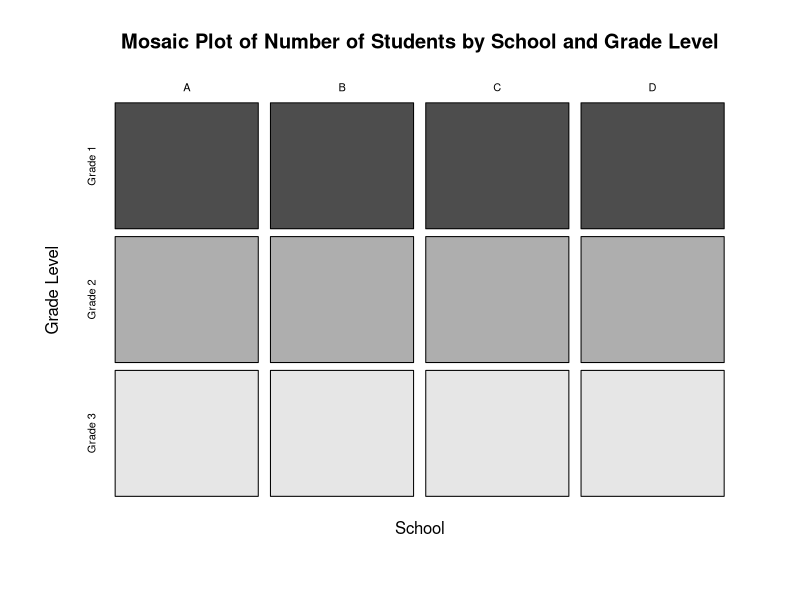
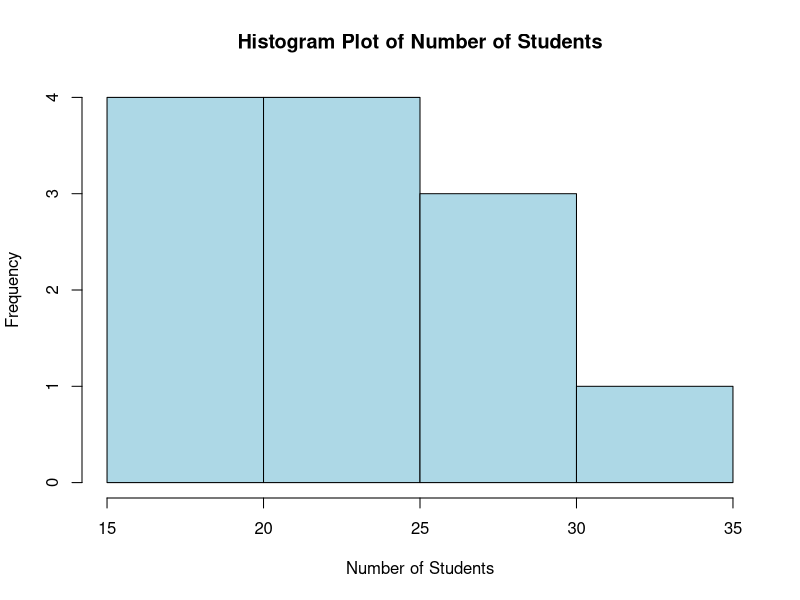
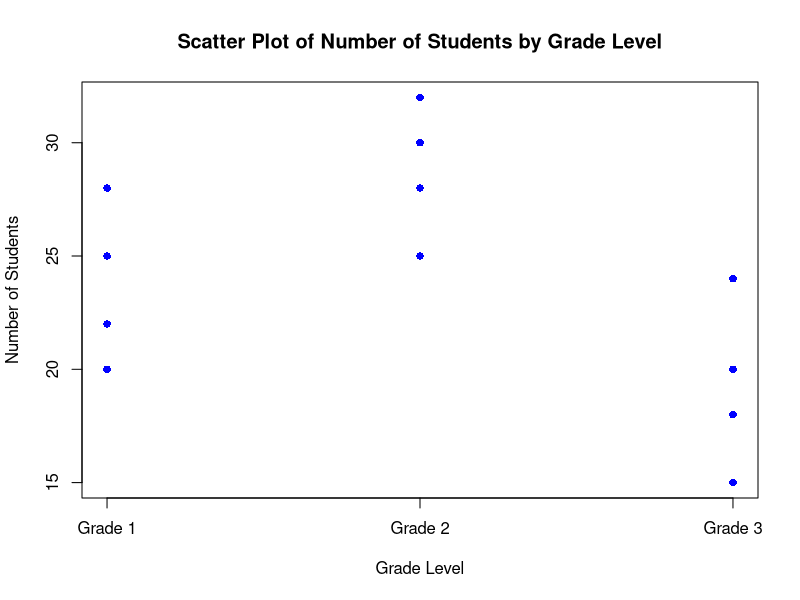
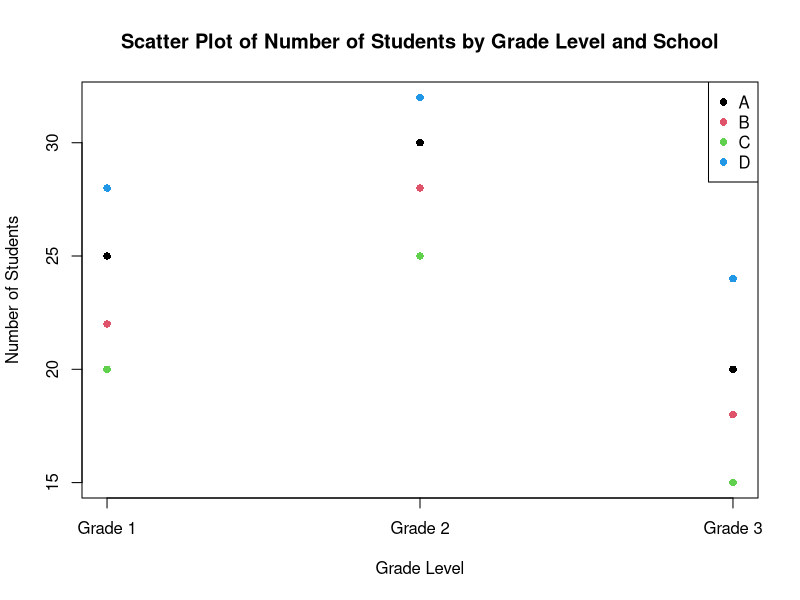

Reproduce these figures in R, in order.
# Create the dataset
data <- data.frame(
  SCHOOL = c("A", "A", "A", "B", "B", "B", "C", "C", "C", "D", "D", "D"),
  GRADE_LEVEL = c("Grade 1", "Grade 2", "Grade 3", "Grade 1", "Grade 2", "Grade 3",
                  "Grade 1", "Grade 2", "Grade 3", "Grade 1", "Grade 2", "Grade 3"),
  NUMBER_OF_STUDENTS = c(25, 30, 20, 22, 28, 18, 20, 25, 15, 28, 32, 24)
)

# Mosaic Plot
mosaicplot(table(data$SCHOOL, data$GRADE_LEVEL),
           main = "Mosaic Plot of Number of Students by School and Grade Level",
           xlab = "School",
           ylab = "Grade Level",
           color = TRUE)

# Histogram Plot
hist(data$NUMBER_OF_STUDENTS,
     main = "Histogram Plot of Number of Students",
     xlab = "Number of Students",
     ylab = "Frequency",
     col = "lightblue",
     border = "black")

# Scatter Plot
plot(as.numeric(as.factor(data$GRADE_LEVEL)), data$NUMBER_OF_STUDENTS,
     main = "Scatter Plot of Number of Students by Grade Level",
     xlab = "Grade Level",
     ylab = "Number of Students",
     col = "blue",
     pch = 16,
     xaxt = "n")
axis(1, at = 1:3, labels = levels(as.factor(data$GRADE_LEVEL)))

# Optional: Scatter Plot with School differentiation
plot(as.numeric(as.factor(data$GRADE_LEVEL)), data$NUMBER_OF_STUDENTS,
     main = "Scatter Plot of Number of Students by Grade Level and School",
     xlab = "Grade Level",
     ylab = "Number of Students",
     col = as.factor(data$SCHOOL),
     pch = 16,
     xaxt = "n")
axis(1, at = 1:3, labels = levels(as.factor(data$GRADE_LEVEL)))
legend("topright", legend = levels(as.factor(data$SCHOOL)), col = 1:4, pch = 16)